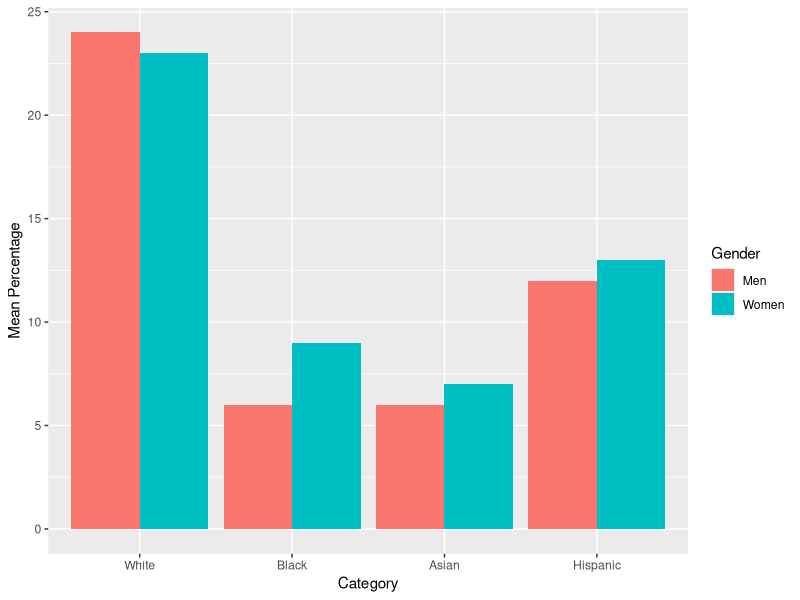

Recreate this plot in R.
White =c(23,24)
Black =c(9,6)
Asian =c(7,6)
Hispanic =c(13,12)
gender =c(2,1)
df =data.frame(White,Black,Asian,Hispanic,gender)
means<-aggregate(df,by=list(df$gender),mean)
means<-means[,2:length(means)]
library(reshape2)
means.long<-melt(means,id.vars="gender")
library(ggplot2)
ggplot(means.long,aes(x=variable,y=value,fill=factor(gender)))+
  geom_bar(stat="identity",position="dodge")+
  scale_fill_discrete(name="Gender",
                      breaks=c(1,2),
                      labels=c("Men", "Women"))+
  xlab("Category")+ylab("Mean Percentage")
